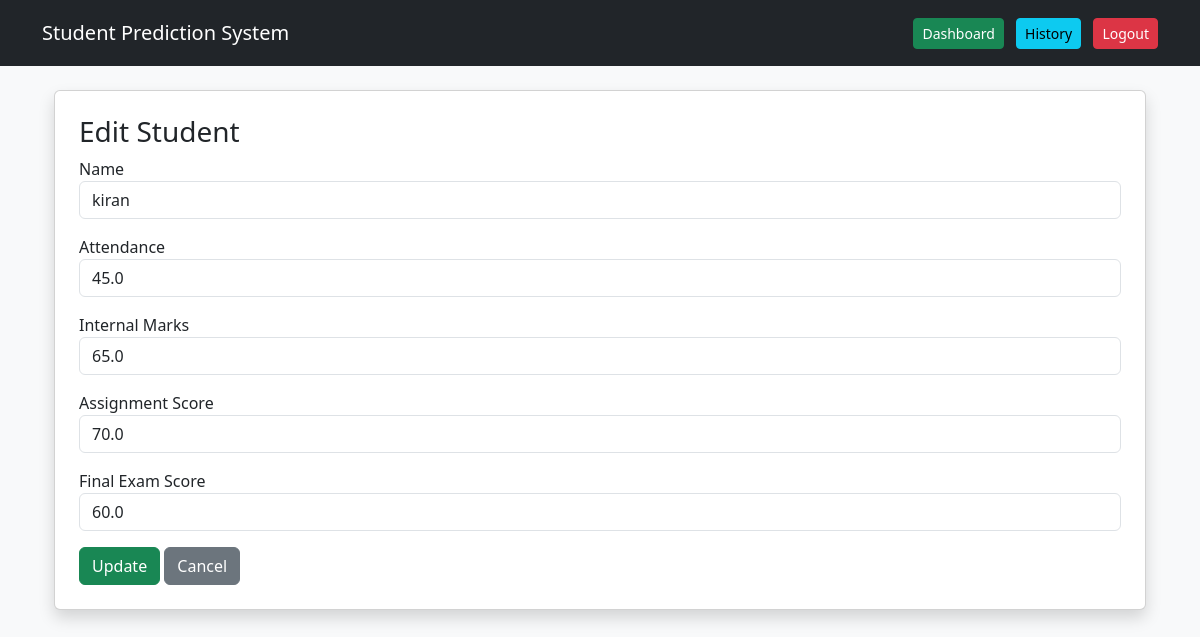
Page /edit/3/ (signed in) on the committed database.
### students/models.py (models this page shows, shortened)
class Student(models.Model):
    name = models.CharField(max_length=100)
    attendance = models.FloatField()
    internal_marks = models.FloatField()
    assignment_score = models.FloatField()
    final_exam_score = models.FloatField()
    prediction_result = models.CharField(max_length=100)   # NEW FIELD

### students/views.py (the view, shortened to what this page needs)
# urls.py: path('edit/<int:student_id>/', views.edit_student, name='edit_student'),
@login_required
def edit_student(request, student_id):
    student = Student.objects.get(id=student_id)
    return render(request, "edit_student.html", {
        "student": student
    })

### students/templates/edit_student.html (shortened to what this page needs)
{% extends "base.html" %}
{% block content %}
<div class="container">
    <div class="card shadow p-4">
        <h3>Edit Student</h3>
        <form method="POST">
            <div class="mb-3">
                <label>Name</label>
                <input type="text" name="name" value="{{ student.name }}" class="form-control">
            </div>
            <div class="mb-3">
                <label>Attendance</label>
                <input type="number" name="attendance" value="{{ student.attendance }}" class="form-control">
            </div>
            <div class="mb-3">
                <label>Internal Marks</label>
                <input type="number" name="internal" value="{{ student.internal_marks }}" class="form-control">
            </div>
            <div class="mb-3">
                <label>Assignment Score</label>
                <input type="number" name="assignment" value="{{ student.assignment_score }}" class="form-control">
            </div>
            <div class="mb-3">
                <label>Final Exam Score</label>
                <input type="number" name="final" value="{{ student.final_exam_score }}" class="form-control">
            </div>
            <button type="submit" class="btn btn-success">Update</button>
            <a href="{% url 'history' %}" class="btn btn-secondary">Cancel</a>
        </form>
    </div>
</div>
{% endblock %}

### rows in the picture
Student: name "kiran", attendance "45.0", internal "65.0", assignment "70.0", final "60.0"
